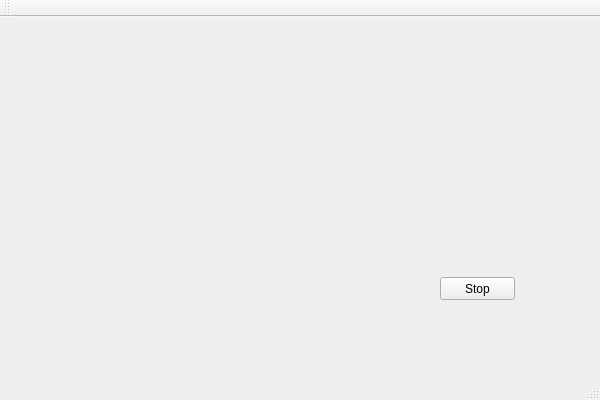
<?xml version="1.0" encoding="UTF-8"?>
<ui version="4.0">
 <class>QThreadDemoClass</class>
 <widget class="QMainWindow" name="QThreadDemoClass">
  <property name="geometry">
   <rect>
    <x>0</x>
    <y>0</y>
    <width>600</width>
    <height>400</height>
   </rect>
  </property>
  <property name="windowTitle">
   <string>QThreadDemo</string>
  </property>
  <widget class="QWidget" name="centralWidget">
   <widget class="QPushButton" name="Btn_stop">
    <property name="geometry">
     <rect>
      <x>440</x>
      <y>260</y>
      <width>75</width>
      <height>23</height>
     </rect>
    </property>
    <property name="text">
     <string>Stop</string>
    </property>
   </widget>
  </widget>
  <widget class="QMenuBar" name="menuBar">
   <property name="geometry">
    <rect>
     <x>0</x>
     <y>0</y>
     <width>600</width>
     <height>23</height>
    </rect>
   </property>
  </widget>
  <widget class="QToolBar" name="mainToolBar">
   <attribute name="toolBarArea">
    <enum>TopToolBarArea</enum>
   </attribute>
   <attribute name="toolBarBreak">
    <bool>false</bool>
   </attribute>
  </widget>
  <widget class="QStatusBar" name="statusBar"/>
 </widget>
 <layoutdefault spacing="6" margin="11"/>
 <resources>
  <include location="qthreaddemo.qrc"/>
 </resources>
 <connections/>
</ui>
